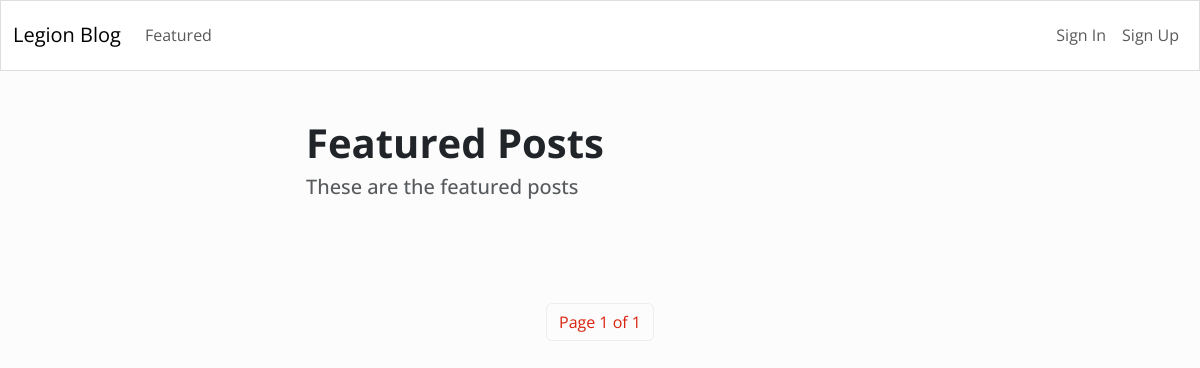
The page /featured/ on the database as committed earlier.
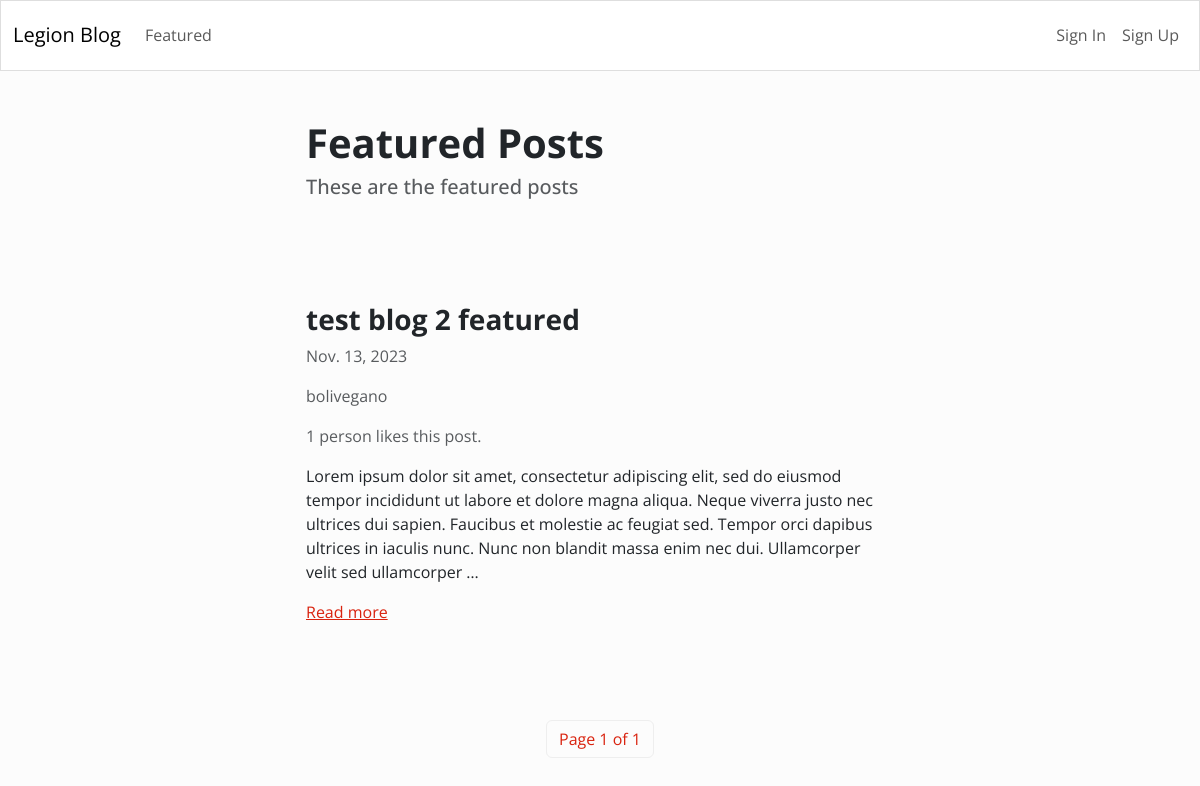
The same page on the database as committed later.
### blog/models.py (models this page shows, shortened)
class Article(models.Model):
    title = models.CharField(max_length=255)
    content = HTMLField()
    date = models.DateField(auto_now_add=True)
    author = models.ForeignKey(User, on_delete=models.CASCADE)
    featured = models.BooleanField(default=False)
    likes = models.ManyToManyField(User, related_name="likes", blank=True)

### blog/views.py (the view)
# urls.py: path('featured/', Featured.as_view(), name='featured'),
class Featured(ListView):
    model = Article
    queryset = Article.objects.filter(featured=True).order_by('-date')
    template_name = 'blog/featured.html'
    paginate_by = 1

### blog/templates/blog/featured.html (shortened to what this page needs)
{% extends 'blog/base.html' %} {% block content %}
<div class="row">
    <div class="col-md-6 col-11 mx-md-auto mx-3 mt-5 mb-5">
        <h1 class="fw-bolder">Featured Posts</h1>
        <h5 class="text-muted">These are the featured posts</h5>
    </div>
</div>
{% for object in object_list %}
<div class="row">
    <div class="col-md-6 col-11 mx-md-auto mx-3 mt-5 mb-5">
        <h3 class="fw-bold">{{object.title}}</h3>
        <p class="text-muted">{{object.date}}</p>
        <p class="text-muted">{{object.author.username}}</p>
        {% if object.likes.count == 1 %}
        <p class="text-muted">{{object.likes.count}} person likes this post.</p>
        {% else %}
        <p class="text-muted">{{object.likes.count}} people like this post.</p>
        {% endif %}
        <div class="my-3">{{object.content|truncatewords_html:50|safe}}</div>
        <a href="{% url 'detail_article' object.id %}">Read more</a>
    </div>
</div>
{% endfor %}
<nav>
    <ul class="pagination">
        <div class="mx-auto d-flex flex-row mt-5">
            <li class="page-item">
                <a href="#" class="page-link"
                    >Page {{page_obj.number}} of
                    {{page_obj.paginator.num_pages}}</a
                >
            </li>
        </div>
    </ul>
</nav>
{% endblock %}

Rows that differ between the two databases and show on the page:
added Article: title "test blog 2 featured", date "Nov. 13, 2023", author.username "bolivegano", likes.count "1", content "Lorem ipsum dolor sit amet, consectetur adipiscing elit, sed do eiusmod tempor incididunt ut labore et dolore magna aliqua. Neque viverra justo nec ultrices dui sapien. Faucibus et molestie ac feugiat sed. Tempor orci dapibus ultrices in iaculis nunc. Nunc non blandit massa enim nec dui. Ullamcorper velit sed ullamcorper …"
